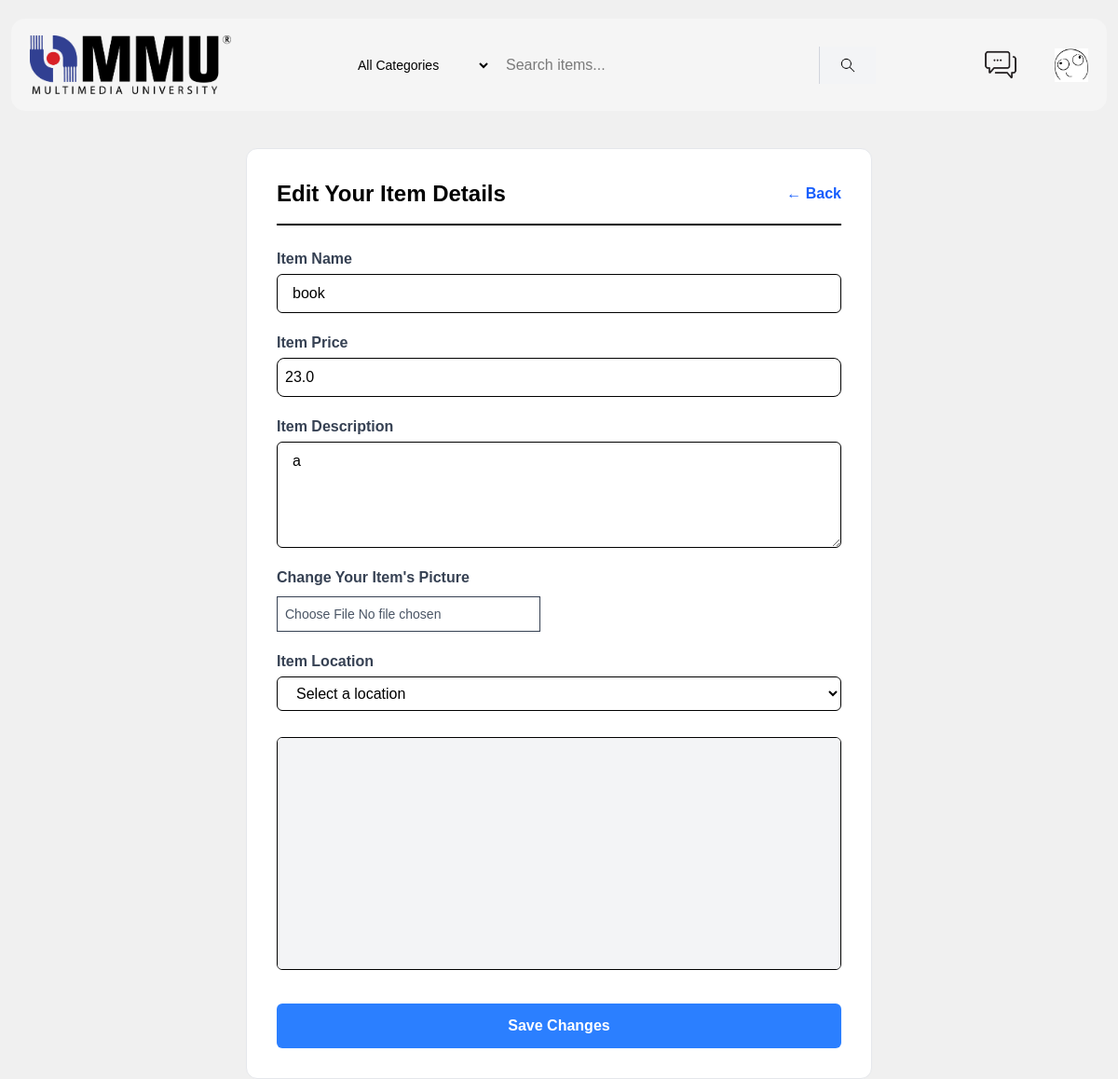
Page /item_edit/3 (signed in) on the committed database.
### app.py (models this page shows, shortened)
class User(UserMixin, db.Model):
    id = db.Column(db.Integer, primary_key=True)
    username = db.Column(db.String(50), unique=True, nullable=False)
    email = db.Column(db.String(150), unique=True, nullable=False)
    password_hash = db.Column(db.String(100), nullable=False)
    contact_number = db.Column(db.String(20), nullable=True)
    bio = db.Column(db.String(300), nullable=True)
    profile_pic = db.Column(db.String(), nullable=True)

class Products(db.Model):
    __tablename__ = "items"
    user_id = db.Column(db.Integer, db.ForeignKey('user.id'), nullable=False)
    item_id = db.Column(db.Integer, primary_key=True)
    item_name = db.Column(db.String(50), nullable=False)
    price = db.Column(db.Float, nullable=False)
    item_description = db.Column(db.String(150), nullable=False)
    item_category = db.Column(db.String(50), nullable=False)
    date_created = db.Column(db.DateTime, nullable=True, default=datetime.now)
    item_pic = db.Column(db.String(), nullable=False)
    seller = db.relationship('User', backref='products')

### app.py (the view)
@app.route('/item_edit/<item_id>', methods=['GET', 'POST'])
@login_required
def item_edit(item_id):
    target_item = Products.query.get_or_404(item_id)
    if request.method == 'POST':
        target_item.item_name = request.form.get('item_name')
        target_item.price = request.form.get('price')
        target_item.item_description = request.form.get('item_description')
        if 'item_pic' in request.files:
            item_pic = request.files.get('item_pic')
            if item_pic and item_pic.filename != '':
                item_filename = secure_filename(item_pic.filename)
                item_picname = str (uuid.uuid1()) + '_' + item_filename
                item_pic.save(os.path.join(app.config["UPLOAD_FOLDER"], item_picname))
                target_item.item_pic = item_picname
        try:
            db.session.commit()
            flash('Your item information has been edited successful')
            return redirect(url_for('item_edit', item_id=item_id))
        except:
            return redirect(url_for('item_edit', item_id=item_id))
    else:
        return render_template('item_edit.html', item = target_item)

### app.py (called while the page is built)
@login_manager.user_loader
def load_user(user_id):
    return db.session.get(User, int(user_id))

### templates/item_edit.html (shortened to what this page needs)
<!DOCTYPE html>
<html lang="en">
<head>
    <link href='https://api.mapbox.com/mapbox-gl-js/v2.14.1/mapbox-gl.css' rel='stylesheet' />
</head>
<body>
    {% include 'item_market_header.html' %}
    <div class="max-w-2xl mx-auto mt-10 p-8 bg-white border border-gray-200 rounded-xl">
        <div class="flex justify-between items-center mb-6 border-b-2 border-black pb-4">
            <h1 class="text-2xl font-bold">Edit Your Item Details</h1>
            <a href="{{url_for('item', item_id=item.item_id)}}" class="text-blue-600 font-semibold hover:underline">← Back</a>
        </div>
        <form action="{{url_for('item_edit', item_id=item.item_id)}}" method="POST" enctype="multipart/form-data" class="flex flex-col gap-5">
            <div class="flex flex-col gap-1">
                <label class="font-bold text-gray-700">Item Name</label>
                <input type="tel" name="item_name" id="item_name" placeholder="Edit item name" value="{{ item.item_name if item.item_name else ''}}" class="px-4 py-2 border rounded-md">
            </div>
            <div class="flex flex-col gap-1">
                <label class="font-bold text-gray-700">Item Price</label>
                <input type="number" name="price" id="price" min="0" placeholder="RM xxx" value="{{ item.price if item.price else ''}}" required class="border rounded-lg p-2">
            </div>
            <div class="flex flex-col gap-1">
                <label class="font-bold text-gray-700">Item Description</label>
                <textarea name="item_description" id="item_description" rows="4" placeholder="Edit your item's description" class="px-4 py-2 border rounded-md ">{{ item.item_description if item.item_description else ''}}</textarea>
            </div>
            <div >
                <label class="font-bold text-gray-700">Change Your Item's Picture</label>
                <br>
                <input type="file" name="item_pic" id="item_pic" class="mt-2 text-sm p-2 text-gray-600 border border-gray-700">
            </div>
            <div class="flex flex-col gap-1">
                <label class="font-bold text-gray-700">Item Location</label>
                <select name="location" id="location" required class="px-4 py-2 border rounded-md">
                    <option value="" disabled {% if not item.location %}selected{% endif %}>Select a location</option>
                </select>
            </div>
            <div class="w-full h-[250px] rounded-md overflow-hidden border mt-2">
                <div id="map" class="w-full h-full bg-gray-100"></div>
            </div>
            <button type="submit" class="w-full bg-blue-500 text-white font-bold py-3 rounded-md hover:bg-blue-600 mt-4">
                Save Changes
            </button>
        </form>
    </div>
</body>
</html>

### templates/item_market_header.html (shortened to what this page needs)
<!DOCTYPE html>
<html lang="en">
<head>
    <link rel="stylesheet" href="{{ url_for('static', filename='css/main.css') }}">
    <link rel="stylesheet" href="{{ url_for('static', filename='css/output.css') }}">
</head>
<body>
    <div class="nav flex flex-wrap md:flex-nowrap items-center justify-between px-4 sm:px-6 py-5 mt-5 mr-3 ml-3 gap-4 bg-white">
        <a href="/home">
            <img src="{{ url_for('static', filename='css/photos/mmu-logo.png')}}" alt="MMU Logo" class="w-36 sm:w-46 md:w-50 lg:w-54 h-auto object-contain my-2">
        </a>
        <div class="w-full md:flex-1 md:w-auto order-3 md:order-2 flex justify-center min-w-0 md:px-6">
            <form action="/search" method="GET" class="flex w-full max-w-xl items-center rounded-lg">
            <select name="category" class=" text-xs sm:text-sm sm:px-4 py-2 sm:py-2.5 shrink-0 cursor-pointer hover:bg-slate-200 w-24 sm:w-auto">
                <option value="all">All Categories</option>
            </select>
            <input type="search" name="q" placeholder="Search items..." aria-label="Search marketplace" autocomplete="off" class="flex-1 w-5 px-3 py-2 text-sm sm:text-base outline-none  transition ">
            <button type="submit" class="bg-gray-100 hover:bg-gray-200 px-3 sm:px-5 py-2 sm:py-2.5 transition-colors flex items-center justify-center shrink-0 border-l border-gray-300">
                <img src="{{ url_for('static', filename='css/photos/search.png') }}" alt="Search Icon" class="h-4 sm:h-5 object-contain">
            </button>
            </form>
        </div>
        <div class="flex items-center gap-7 sm:gap-9 md:gap-10 lg:gap-10 flex-shrink-0 order-2 md:order-3">
            <a href="/chat" class="hover:opacity-75 transition-opacity" style="text-decoration: none;">
            <img src="{{ url_for('static', filename='css/photos/chat-icon.png') }}" alt="Chat Icon" class="w-8 h-8 sm:w-9 sm:h-9 md:h-9 md:w-9 lg:w-9 lg:h-9 object-contain">
            </a>
            <a href="/profile" class="hover:opacity-75 transition-opacity" style="text-decoration: none;">
            {% if current_user.profile_pic %}
                <img src="{{ url_for('static', filename='css/pictures/' +current_user.profile_pic) }}" alt="Profile Icon" class="w-8 h-8 sm:w-9 sm:h-9 md:h-9 md:w-9 lg:w-9 lg:h-9 object-contain">
            {% else %}
                <img src="{{ url_for('static', filename='css/photos/user-icon.png') }}" alt="Profile Icon" class="w-8 h-8 sm:w-9 sm:h-9 md:h-9 md:w-9 lg:w-9 lg:h-9 object-contain">
            {% endif %}
            </a>
        </div>
    </div>
</body>
</html>

### static/css/main.css (style rules this page uses)
h1 { text-align: center; }
body { font-family: Arial, sans-serif; background-color: #f0f0f0; }
.nav { display: flex; margin-bottom: 20px; justify-content: space-between; padding: 10px 20px; background-color: whitesmoke; border-radius: 15px; }
input[type="search"] { background-color: transparent; align-items: center; padding: 12px 16px; border-radius: none; border: 0; margin: auto; display: inline-block; }
button { overflow: hidden; }

### rows in the picture
User: profile_pic (picture)
Products: item_name "book", price "23.0", item_description "a"
